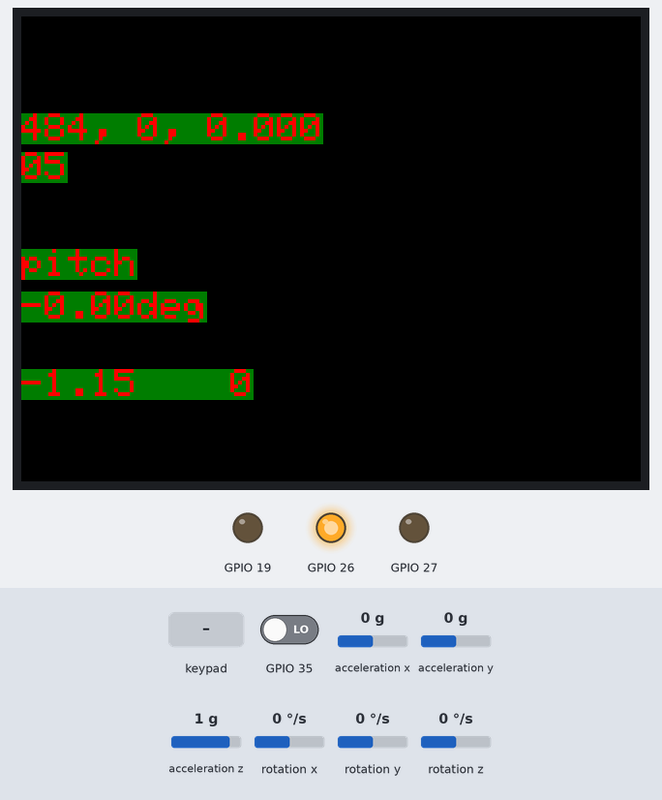
Simulated run of this sketch. Board: ESP32. Shown: 320×240 colour display, output pins drawn as LEDs (lit = HIGH). The test bench sets the inputs (shaded band); at power-on: acceleration x 0 g, acceleration y 0 g, acceleration z 1 g, GPIO 35 LOW, rotation x 0 °/s, rotation y 0 °/s, rotation z 0 °/s. What the sketch prints to the serial monitor is not drawn.

Above: at 2.3 s.
2.4 s: acceleration x set to -1.4 g
At 2.58 s:
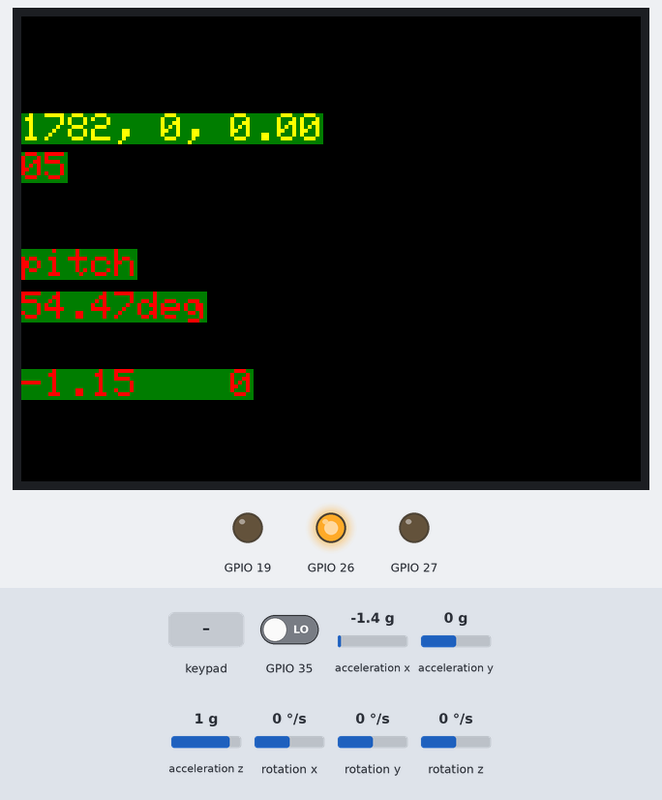
4.8 s: key 'A' pressed
At 5.74 s:
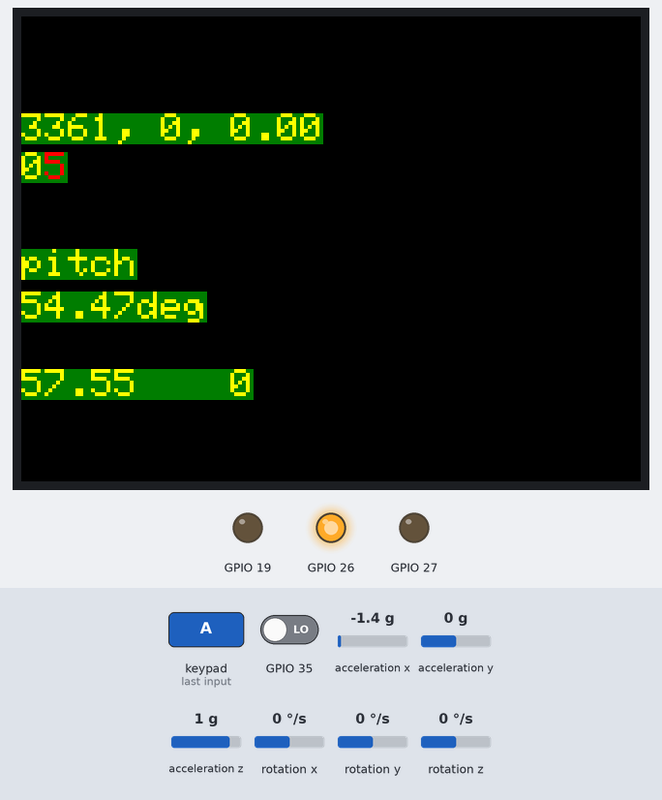
7.0 s: acceleration y set to -1.4 g
At 7.33 s:
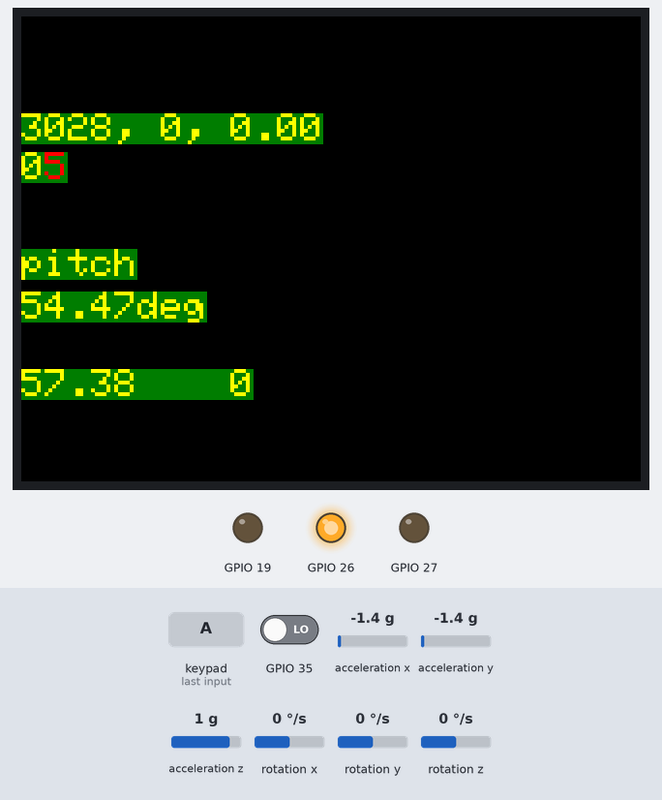
8.6 s: acceleration z set to -1.4 g
At 8.9 s:
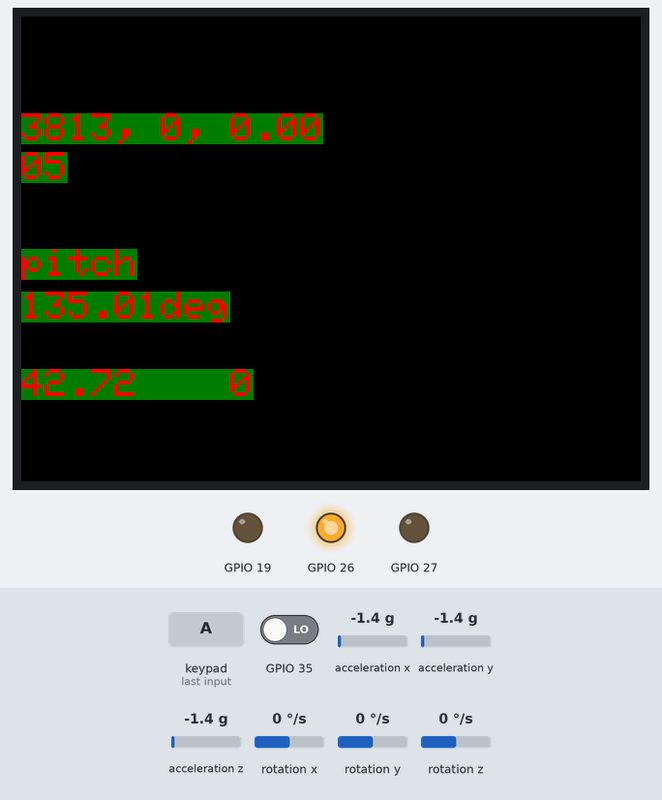
10.2 s: acceleration z set to 1.1 g
At 10.43 s:
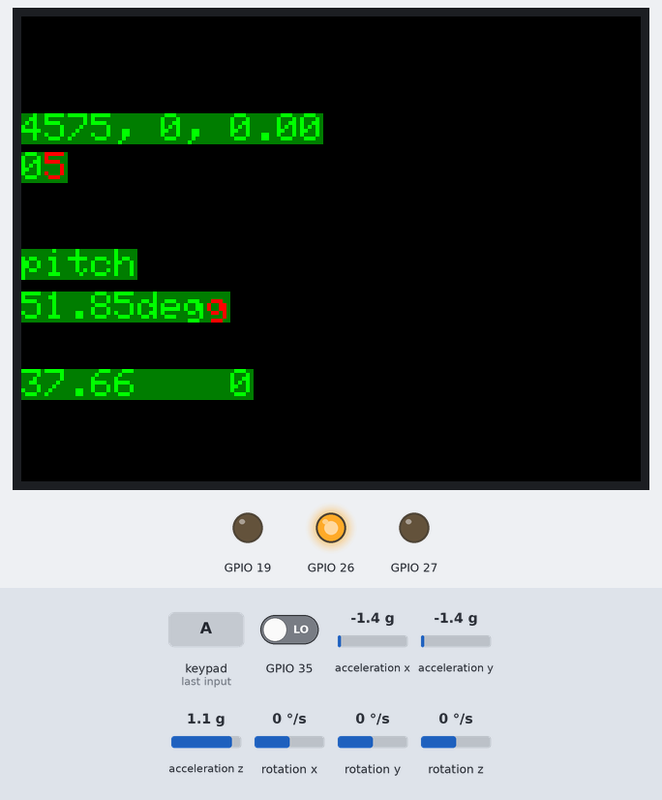
Timing chart, 0 to 10.5 s (numbered marks = the images above; inputs shaded):
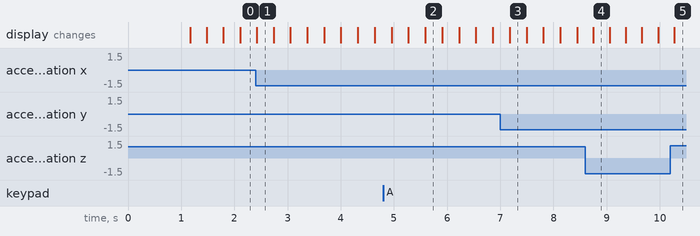

Measured:
- after the input at 2.4 s, the display: changes at once (image 1)
- after the input at 10.2 s, the display: changes after 0.07 s (image 5)

The sketch:

2024_7_03_siseiseigyo.ino
```cpp
#include <MadgwickAHRSva.h>
#include "esp32-hal-ledc.h"
#include <M5Core2.h>


Madgwick MadgwickFilter;

int count_e = 0,f_m = 0;
unsigned long time_e = 0,time_pid = 0;

float accX = 0.0F;
float accY = 0.0F;
float accZ = 0.0F;

float gyroX = 0.0F;
float gyroY = 0.0F;
float gyroZ = 0.0F;

float pitch = 0.0F;
float roll  = 0.0F;
float yaw   = 0.0F;

float ROLL = 0.0F;
float PITCH = 0.0F;
float YAW = 0.0F;

float dt,I,D,Pm;

float Kp = 0.5;
float Ki = 10000000000.0;
float Kd = 0.007;


float NTM = 49;
float out = 0;
int out2,fg = 0;
float count_e50 = 0;

float beta = 0.8;


void setup() {

  Serial.begin(115200);

  M5.begin();
  M5.IMU.Init();

  pinMode(35,INPUT);//エンコーダ
  pinMode(36,INPUT);//エンコーダ
  pinMode(27,OUTPUT);//ブレーキ
  pinMode(19,OUTPUT);//回転方向
  ledcSetup(1, 20000, 10);//PWM設定20khz　1024
  ledcAttachPin(26, 1);//PWM

  M5.Lcd.setTextColor(RED,DARKGREEN);
  M5.Lcd.setTextSize(2);

  digitalWrite(27,LOW);//モータ停止
  ledcWrite(1,1024);//モータ停止

  attachInterrupt(35,E_count,RISING);//エンコーダ読み取り割り込み

  MadgwickFilter.begin(100);//マドウィックフィルタの動作速度　100Hz
  MadgwickFilter.betaset(beta);//マドウィックフィルタのβの値

  delay(1000);

}

void loop() {

  M5.update();
  M5.IMU.getGyroData(&gyroX,&gyroY,&gyroZ);
  M5.IMU.getAccelData(&accX,&accY,&accZ);
  M5.IMU.getAhrsData(&pitch,&roll,&yaw);

  //pitch = pitch-0.5;
///////////////lcd表示
  M5.Lcd.setCursor(0, 25);
  M5.Lcd.fillRect(0, 25, 100, 25, BLACK);
  M5.Lcd.setCursor(0, 70);
  M5.Lcd.printf("%d", out2);
  M5.Lcd.setCursor(0, 120);
  M5.Lcd.printf("pitch");
  M5.Lcd.setCursor(0, 142);
  M5.Lcd.printf("%5.2fdeg", pitch);
  M5.Lcd.setCursor(0, 182);
  M5.Lcd.printf("%5.2f  %3d", PITCH, out2);

////////////////Teleplot用
  Serial.printf(">PITCH:%f\n",PITCH);
  Serial.printf(">Pm:%f\n",Pm);
  //Serial.printf(">pitchj_k:%f\n",(float)pitchj_k);
  Serial.printf(">I:%f\n",I);
  Serial.printf(">D:%f\n",D);
  Serial.printf(">out2:%d\n",out2);

/////////////////Madgwick filter////////////////////////////////////

  MadgwickFilter.updateIMU(gyroX, gyroY, gyroZ, accX, accY, accZ);
  ROLL  = MadgwickFilter.getRoll();
  PITCH = ((MadgwickFilter.getPitch()-6+1.6)*1.2+4)/100*90;//6~82
  YAW   = MadgwickFilter.getYaw();

  //////////////βの値を変えたい場合(ジャイロと加速度の割合を変える)はMadgwickAHRS.cpp内の29行目のbetaDefの値を変える///////
  //////////////β=0はジャイロセンサの単純積分で求めた姿勢角に対応し、βを大きくするにしたがい加速度による補正量が大きくなります。<---書いてあった////////

//////////////PID　など制御則　最終的な出力はoutという変数//////////////////////////

  dt = (millis() - time_pid) * 0.001;
  time_pid = millis();
  Pm = NTM - PITCH;
  I = I+Pm*dt;
  D = -1*gyroZ;

/////////////////////モータ停止状態から倒立点付近でモータ始動
  if((NTM-1)<pitch&&pitch<(NTM+1)){
    f_m = 0;
  }
/////////////////////傾きすぎたとき値リセット
  else if(f_m!=0){
    Pm = 0;
    I = 0;
    D = 0;
  }

  out2 = Kp*(Pm+I/Ki+Kd*D);
  out2 = constrain(out2,-1024,1024);

  if(out2<0){
    digitalWrite(19,HIGH);
    digitalWrite(27,HIGH);
    out = 1024 - (-1 * out2);
    }
  else if(out2>0){
    digitalWrite(19,LOW);
    digitalWrite(27,HIGH);
    out = 1024 - out2;
    }
  else{
    digitalWrite(27,LOW);
    out = 1024;
    }

/////////////////////////////////////////////////////////////////////////////
////////////////////傾き度合いによるlcdの色の変化
  if((NTM-35) < pitch && pitch <(NTM+35)){
    M5.Lcd.setTextColor(YELLOW,DARKGREEN);
    if((NTM-3)<pitch&&pitch<(NTM+3))
      M5.Lcd.setTextColor(GREEN,DARKGREEN);
  }
  else{
    M5.Lcd.setTextColor(RED,DARKGREEN);
    digitalWrite(27,LOW);
    f_m = 1;
  }
//////////////////エンコーダ
  time_e = millis() - time_e;
  count_e50 = (count_e*360/50)/time_e;
  M5.Lcd.setCursor(0, 50);
  M5.Lcd.printf("%d, %d, %.2f",time_e,count_e,count_e50);
  count_e = 0;
}

void E_count(){
  if(digitalRead(36)==LOW)count_e++;
  else count_e--;
}
```

MadgwickAHRSva.cpp
```cpp
// (licence header left out)
//-------------------------------------------------------------------------------------------
// Header files

#include "MadgwickAHRSva.h"
#include <math.h>

//-------------------------------------------------------------------------------------------
// Definitions

#define sampleFreqDef   512.0f          // sample frequency in Hz
#define betaDef         0.1f            // 2 * proportional gain //0.1f


//============================================================================================
// Functions

//-------------------------------------------------------------------------------------------
// AHRS algorithm update

Madgwick::Madgwick() {
	beta = betaDef;
	q0 = 1.0f;
	q1 = 0.0f;
	q2 = 0.0f;
	q3 = 0.0f;
	invSampleFreq = 1.0f / sampleFreqDef;
	anglesComputed = 0;
}

void Madgwick::update(float gx, float gy, float gz, float ax, float ay, float az, float mx, float my, float mz) {
	float recipNorm;
	float s0, s1, s2, s3;
	float qDot1, qDot2, qDot3, qDot4;
	float hx, hy;
	float _2q0mx, _2q0my, _2q0mz, _2q1mx, _2bx, _2bz, _4bx, _4bz, _2q0, _2q1, _2q2, _2q3, _2q0q2, _2q2q3, q0q0, q0q1, q0q2, q0q3, q1q1, q1q2, q1q3, q2q2, q2q3, q3q3;

	// Use IMU algorithm if magnetometer measurement invalid (avoids NaN in magnetometer normalisation)
	if((mx == 0.0f) && (my == 0.0f) && (mz == 0.0f)) {
		updateIMU(gx, gy, gz, ax, ay, az);
		return;
	}

	// Convert gyroscope degrees/sec to radians/sec
	gx *= 0.0174533f;
	gy *= 0.0174533f;
	gz *= 0.0174533f;

	// Rate of change of quaternion from gyroscope
	qDot1 = 0.5f * (-q1 * gx - q2 * gy - q3 * gz);
	qDot2 = 0.5f * (q0 * gx + q2 * gz - q3 * gy);
	qDot3 = 0.5f * (q0 * gy - q1 * gz + q3 * gx);
	qDot4 = 0.5f * (q0 * gz + q1 * gy - q2 * gx);

	// Compute feedback only if accelerometer measurement valid (avoids NaN in accelerometer normalisation)
	if(!((ax == 0.0f) && (ay == 0.0f) && (az == 0.0f))) {

		// Normalise accelerometer measurement
		recipNorm = invSqrt(ax * ax + ay * ay + az * az);
		ax *= recipNorm;
		ay *= recipNorm;
		az *= recipNorm;

		// Normalise magnetometer measurement
		recipNorm = invSqrt(mx * mx + my * my + mz * mz);
		mx *= recipNorm;
		my *= recipNorm;
		mz *= recipNorm;

		// Auxiliary variables to avoid repeated arithmetic
		_2q0mx = 2.0f * q0 * mx;
		_2q0my = 2.0f * q0 * my;
		_2q0mz = 2.0f * q0 * mz;
		_2q1mx = 2.0f * q1 * mx;
		_2q0 = 2.0f * q0;
		_2q1 = 2.0f * q1;
		_2q2 = 2.0f * q2;
		_2q3 = 2.0f * q3;
		_2q0q2 = 2.0f * q0 * q2;
		_2q2q3 = 2.0f * q2 * q3;
		q0q0 = q0 * q0;
		q0q1 = q0 * q1;
		q0q2 = q0 * q2;
		q0q3 = q0 * q3;
		q1q1 = q1 * q1;
		q1q2 = q1 * q2;
		q1q3 = q1 * q3;
		q2q2 = q2 * q2;
		q2q3 = q2 * q3;
		q3q3 = q3 * q3;

		// Reference direction of Earth's magnetic field
		hx = mx * q0q0 - _2q0my * q3 + _2q0mz * q2 + mx * q1q1 + _2q1 * my * q2 + _2q1 * mz * q3 - mx * q2q2 - mx * q3q3;
		hy = _2q0mx * q3 + my * q0q0 - _2q0mz * q1 + _2q1mx * q2 - my * q1q1 + my * q2q2 + _2q2 * mz * q3 - my * q3q3;
		_2bx = sqrtf(hx * hx + hy * hy);
		_2bz = -_2q0mx * q2 + _2q0my * q1 + mz * q0q0 + _2q1mx * q3 - mz * q1q1 + _2q2 * my * q3 - mz * q2q2 + mz * q3q3;
		_4bx = 2.0f * _2bx;
		_4bz = 2.0f * _2bz;

		// Gradient decent algorithm corrective step
		s0 = -_2q2 * (2.0f * q1q3 - _2q0q2 - ax) + _2q1 * (2.0f * q0q1 + _2q2q3 - ay) - _2bz * q2 * (_2bx * (0.5f - q2q2 - q3q3) + _2bz * (q1q3 - q0q2) - mx) + (-_2bx * q3 + _2bz * q1) * (_2bx * (q1q2 - q0q3) + _2bz * (q0q1 + q2q3) - my) + _2bx * q2 * (_2bx * (q0q2 + q1q3) + _2bz * (0.5f - q1q1 - q2q2) - mz);
		s1 = _2q3 * (2.0f * q1q3 - _2q0q2 - ax) + _2q0 * (2.0f * q0q1 + _2q2q3 - ay) - 4.0f * q1 * (1 - 2.0f * q1q1 - 2.0f * q2q2 - az) + _2bz * q3 * (_2bx * (0.5f - q2q2 - q3q3) + _2bz * (q1q3 - q0q2) - mx) + (_2bx * q2 + _2bz * q0) * (_2bx * (q1q2 - q0q3) + _2bz * (q0q1 + q2q3) - my) + (_2bx * q3 - _4bz * q1) * (_2bx * (q0q2 + q1q3) + _2bz * (0.5f - q1q1 - q2q2) - mz);
		s2 = -_2q0 * (2.0f * q1q3 - _2q0q2 - ax) + _2q3 * (2.0f * q0q1 + _2q2q3 - ay) - 4.0f * q2 * (1 - 2.0f * q1q1 - 2.0f * q2q2 - az) + (-_4bx * q2 - _2bz * q0) * (_2bx * (0.5f - q2q2 - q3q3) + _2bz * (q1q3 - q0q2) - mx) + (_2bx * q1 + _2bz * q3) * (_2bx * (q1q2 - q0q3) + _2bz * (q0q1 + q2q3) - my) + (_2bx * q0 - _4bz * q2) * (_2bx * (q0q2 + q1q3) + _2bz * (0.5f - q1q1 - q2q2) - mz);
		s3 = _2q1 * (2.0f * q1q3 - _2q0q2 - ax) + _2q2 * (2.0f * q0q1 + _2q2q3 - ay) + (-_4bx * q3 + _2bz * q1) * (_2bx * (0.5f - q2q2 - q3q3) + _2bz * (q1q3 - q0q2) - mx) + (-_2bx * q0 + _2bz * q2) * (_2bx * (q1q2 - q0q3) + _2bz * (q0q1 + q2q3) - my) + _2bx * q1 * (_2bx * (q0q2 + q1q3) + _2bz * (0.5f - q1q1 - q2q2) - mz);
		recipNorm = invSqrt(s0 * s0 + s1 * s1 + s2 * s2 + s3 * s3); // normalise step magnitude
		s0 *= recipNorm;
		s1 *= recipNorm;
		s2 *= recipNorm;
		s3 *= recipNorm;

		// Apply feedback step
		qDot1 -= beta * s0;
		qDot2 -= beta * s1;
		qDot3 -= beta * s2;
		qDot4 -= beta * s3;
	}

	// Integrate rate of change of quaternion to yield quaternion
	q0 += qDot1 * invSampleFreq;
	q1 += qDot2 * invSampleFreq;
	q2 += qDot3 * invSampleFreq;
	q3 += qDot4 * invSampleFreq;

	// Normalise quaternion
	recipNorm = invSqrt(q0 * q0 + q1 * q1 + q2 * q2 + q3 * q3);
	q0 *= recipNorm;
	q1 *= recipNorm;
	q2 *= recipNorm;
	q3 *= recipNorm;
	anglesComputed = 0;
}

//-------------------------------------------------------------------------------------------
// IMU algorithm update

void Madgwick::updateIMU(float gx, float gy, float gz, float ax, float ay, float az) {
	float recipNorm;
	float s0, s1, s2, s3;
	float qDot1, qDot2, qDot3, qDot4;
	float _2q0, _2q1, _2q2, _2q3, _4q0, _4q1, _4q2 ,_8q1, _8q2, q0q0, q1q1, q2q2, q3q3;

	// Convert gyroscope degrees/sec to radians/sec
	gx *= 0.0174533f;
	gy *= 0.0174533f;
	gz *= 0.0174533f;

	// Rate of change of quaternion from gyroscope
	qDot1 = 0.5f * (-q1 * gx - q2 * gy - q3 * gz);
	qDot2 = 0.5f * (q0 * gx + q2 * gz - q3 * gy);
	qDot3 = 0.5f * (q0 * gy - q1 * gz + q3 * gx);
	qDot4 = 0.5f * (q0 * gz + q1 * gy - q2 * gx);

	// Compute feedback only if accelerometer measurement valid (avoids NaN in accelerometer normalisation)
	if(!((ax == 0.0f) && (ay == 0.0f) && (az == 0.0f))) {

		// Normalise accelerometer measurement
		recipNorm = invSqrt(ax * ax + ay * ay + az * az);
		ax *= recipNorm;
		ay *= recipNorm;
		az *= recipNorm;

		// Auxiliary variables to avoid repeated arithmetic
		_2q0 = 2.0f * q0;
		_2q1 = 2.0f * q1;
		_2q2 = 2.0f * q2;
		_2q3 = 2.0f * q3;
		_4q0 = 4.0f * q0;
		_4q1 = 4.0f * q1;
		_4q2 = 4.0f * q2;
		_8q1 = 8.0f * q1;
		_8q2 = 8.0f * q2;
		q0q0 = q0 * q0;
		q1q1 = q1 * q1;
		q2q2 = q2 * q2;
		q3q3 = q3 * q3;

		// Gradient decent algorithm corrective step
		s0 = _4q0 * q2q2 + _2q2 * ax + _4q0 * q1q1 - _2q1 * ay;
		s1 = _4q1 * q3q3 - _2q3 * ax + 4.0f * q0q0 * q1 - _2q0 * ay - _4q1 + _8q1 * q1q1 + _8q1 * q2q2 + _4q1 * az;
		s2 = 4.0f * q0q0 * q2 + _2q0 * ax + _4q2 * q3q3 - _2q3 * ay - _4q2 + _8q2 * q1q1 + _8q2 * q2q2 + _4q2 * az;
		s3 = 4.0f * q1q1 * q3 - _2q1 * ax + 4.0f * q2q2 * q3 - _2q2 * ay;
		recipNorm = invSqrt(s0 * s0 + s1 * s1 + s2 * s2 + s3 * s3); // normalise step magnitude
		s0 *= recipNorm;
		s1 *= recipNorm;
		s2 *= recipNorm;
		s3 *= recipNorm;

		// Apply feedback step
		qDot1 -= beta * s0;
		qDot2 -= beta * s1;
		qDot3 -= beta * s2;
		qDot4 -= beta * s3;
	}

	// Integrate rate of change of quaternion to yield quaternion
	q0 += qDot1 * invSampleFreq;
	q1 += qDot2 * invSampleFreq;
	q2 += qDot3 * invSampleFreq;
	q3 += qDot4 * invSampleFreq;

	// Normalise quaternion
	recipNorm = invSqrt(q0 * q0 + q1 * q1 + q2 * q2 + q3 * q3);
	q0 *= recipNorm;
	q1 *= recipNorm;
	q2 *= recipNorm;
	q3 *= recipNorm;
	anglesComputed = 0;
}

//-------------------------------------------------------------------------------------------
// Fast inverse square-root
// See: http://en.wikipedia.org/wiki/Fast_inverse_square_root

float Madgwick::invSqrt(float x) {
	float halfx = 0.5f * x;
	float y = x;
	long i = *(long*)&y;
	i = 0x5f3759df - (i>>1);
	y = *(float*)&i;
	y = y * (1.5f - (halfx * y * y));
	y = y * (1.5f - (halfx * y * y));
	return y;
}

//-------------------------------------------------------------------------------------------

void Madgwick::computeAngles()
{
	roll = atan2f(q0*q1 + q2*q3, 0.5f - q1*q1 - q2*q2);
	pitch = asinf(-2.0f * (q1*q3 - q0*q2));
	yaw = atan2f(q1*q2 + q0*q3, 0.5f - q2*q2 - q3*q3);
	anglesComputed = 1;
}

//-------------------------------------------------------------------------------------------

void Madgwick::betaset(float x)
{
	beta = x;
}
```

MadgwickAHRSva.h
```cpp
// (licence header left out)
#ifndef MadgwickAHRSva_h
#define MadgwickAHRSva_h
#include <math.h>

//--------------------------------------------------------------------------------------------
// Variable declaration
class Madgwick{
private:
    static float invSqrt(float x);
    float beta;				// algorithm gain
    float q0;
    float q1;
    float q2;
    float q3;	// quaternion of sensor frame relative to auxiliary frame
    float invSampleFreq;
    float roll;
    float pitch;
    float yaw;
    char anglesComputed;
    void computeAngles();

//-------------------------------------------------------------------------------------------
// Function declarations
public:
    Madgwick(void);
    void begin(float sampleFrequency) { invSampleFreq = 1.0f / sampleFrequency; }
    void update(float gx, float gy, float gz, float ax, float ay, float az, float mx, float my, float mz);
    void updateIMU(float gx, float gy, float gz, float ax, float ay, float az);
    void betaset(float x);
    //float getPitch(){return atan2f(2.0f * q2 * q3 - 2.0f * q0 * q1, 2.0f * q0 * q0 + 2.0f * q3 * q3 - 1.0f);};
    //float getRoll(){return -1.0f * asinf(2.0f * q1 * q3 + 2.0f * q0 * q2);};
    //float getYaw(){return atan2f(2.0f * q1 * q2 - 2.0f * q0 * q3, 2.0f * q0 * q0 + 2.0f * q1 * q1 - 1.0f);};
    float getRoll() {
        if (!anglesComputed) computeAngles();
        return roll * 57.29578f;
    }
    float getPitch() {
        if (!anglesComputed) computeAngles();
        return pitch * 57.29578f;
    }
    float getYaw() {
        if (!anglesComputed) computeAngles();
        return yaw * 57.29578f + 180.0f;
    }
    float getRollRadians() {
        if (!anglesComputed) computeAngles();
        return roll;
    }
    float getPitchRadians() {
        if (!anglesComputed) computeAngles();
        return pitch;
    }
    float getYawRadians() {
        if (!anglesComputed) computeAngles();
        return yaw;
    }
};
#endif
```
